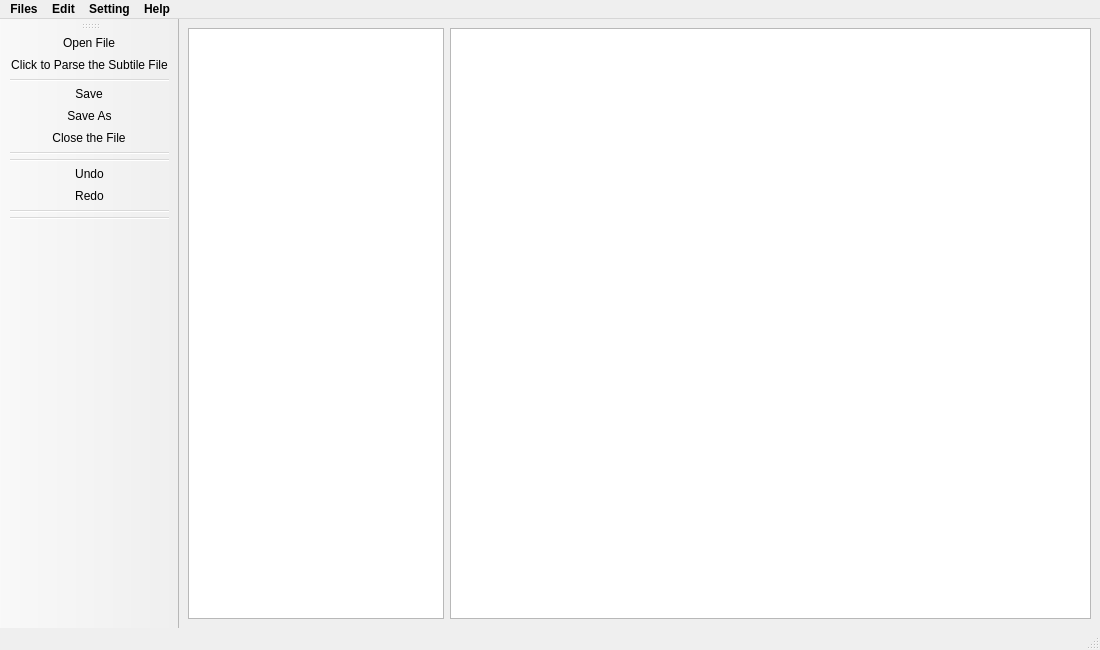
<?xml version="1.0" encoding="UTF-8"?>
<ui version="4.0">
 <class>MainInterface</class>
 <widget class="QMainWindow" name="MainInterface">
  <property name="geometry">
   <rect>
    <x>0</x>
    <y>0</y>
    <width>1100</width>
    <height>650</height>
   </rect>
  </property>
  <property name="minimumSize">
   <size>
    <width>0</width>
    <height>0</height>
   </size>
  </property>
  <property name="windowTitle">
   <string>MainWindow</string>
  </property>
  <property name="windowIcon">
   <iconset resource="icon.qrc">
    <normaloff>:/icon/SuParser.ico</normaloff>:/icon/SuParser.ico</iconset>
  </property>
  <property name="styleSheet">
   <string notr="true"/>
  </property>
  <widget class="QWidget" name="centralwidget">
   <property name="sizePolicy">
    <sizepolicy hsizetype="Preferred" vsizetype="Preferred">
     <horstretch>0</horstretch>
     <verstretch>0</verstretch>
    </sizepolicy>
   </property>
   <layout class="QGridLayout" name="gridLayout">
    <item row="1" column="2">
     <widget class="QTextEdit" name="textEdit">
      <property name="mouseTracking">
       <bool>false</bool>
      </property>
      <property name="layoutDirection">
       <enum>Qt::LeftToRight</enum>
      </property>
      <property name="autoFillBackground">
       <bool>true</bool>
      </property>
      <property name="styleSheet">
       <string notr="true"/>
      </property>
      <property name="frameShadow">
       <enum>QFrame::Plain</enum>
      </property>
      <property name="lineWidth">
       <number>0</number>
      </property>
     </widget>
    </item>
    <item row="1" column="0" colspan="2">
     <widget class="QListWidget" name="listWidget_Catalog">
      <property name="layoutDirection">
       <enum>Qt::LeftToRight</enum>
      </property>
      <property name="styleSheet">
       <string notr="true"/>
      </property>
      <property name="frameShadow">
       <enum>QFrame::Plain</enum>
      </property>
      <property name="lineWidth">
       <number>0</number>
      </property>
     </widget>
    </item>
   </layout>
  </widget>
  <widget class="QToolBar" name="toolBar">
   <property name="sizePolicy">
    <sizepolicy hsizetype="Fixed" vsizetype="Preferred">
     <horstretch>0</horstretch>
     <verstretch>0</verstretch>
    </sizepolicy>
   </property>
   <property name="windowTitle">
    <string>toolBar</string>
   </property>
   <property name="iconSize">
    <size>
     <width>27</width>
     <height>27</height>
    </size>
   </property>
   <attribute name="toolBarArea">
    <enum>LeftToolBarArea</enum>
   </attribute>
   <attribute name="toolBarBreak">
    <bool>false</bool>
   </attribute>
   <addaction name="actionOpen"/>
   <addaction name="actionClick_to_Parse_the_Subtile_File"/>
   <addaction name="separator"/>
   <addaction name="actionSave"/>
   <addaction name="actionSave_as"/>
   <addaction name="actionClose_the_Flie"/>
   <addaction name="separator"/>
   <addaction name="separator"/>
   <addaction name="actionUndo"/>
   <addaction name="actionRedo"/>
   <addaction name="separator"/>
   <addaction name="separator"/>
  </widget>
  <widget class="QStatusBar" name="statusbar"/>
  <widget class="QMenuBar" name="menubar">
   <property name="geometry">
    <rect>
     <x>0</x>
     <y>0</y>
     <width>1100</width>
     <height>21</height>
    </rect>
   </property>
   <property name="sizePolicy">
    <sizepolicy hsizetype="Maximum" vsizetype="Maximum">
     <horstretch>0</horstretch>
     <verstretch>0</verstretch>
    </sizepolicy>
   </property>
   <property name="font">
    <font>
     <weight>75</weight>
     <bold>true</bold>
    </font>
   </property>
   <property name="layoutDirection">
    <enum>Qt::LeftToRight</enum>
   </property>
   <property name="autoFillBackground">
    <bool>false</bool>
   </property>
   <property name="defaultUp">
    <bool>false</bool>
   </property>
   <property name="nativeMenuBar">
    <bool>true</bool>
   </property>
   <widget class="QMenu" name="menuFiles">
    <property name="title">
     <string>Files</string>
    </property>
    <property name="icon">
     <iconset resource="icon.qrc">
      <normaloff>:/pix/folder.png</normaloff>:/pix/folder.png</iconset>
    </property>
    <addaction name="actionOpen"/>
    <addaction name="actionClick_to_Parse_the_Subtile_File"/>
    <addaction name="separator"/>
    <addaction name="actionSave"/>
    <addaction name="actionSave_as"/>
    <addaction name="separator"/>
    <addaction name="actionClose_the_Flie"/>
   </widget>
   <widget class="QMenu" name="menuEdit">
    <property name="title">
     <string>Edit</string>
    </property>
    <property name="icon">
     <iconset resource="icon.qrc">
      <normaloff>:/pix/Edit8.png</normaloff>:/pix/Edit8.png</iconset>
    </property>
    <addaction name="separator"/>
    <addaction name="actionUndo"/>
    <addaction name="actionRedo"/>
    <addaction name="separator"/>
    <addaction name="actionCut"/>
    <addaction name="actionCopy"/>
    <addaction name="actionPaste"/>
   </widget>
   <widget class="QMenu" name="menuSetting">
    <property name="title">
     <string>Setting</string>
    </property>
    <property name="icon">
     <iconset resource="icon.qrc">
      <normaloff>:/pix/Setting8.png</normaloff>:/pix/Setting8.png</iconset>
    </property>
    <widget class="QMenu" name="menuTheme">
     <property name="title">
      <string>Theme</string>
     </property>
     <property name="icon">
      <iconset resource="icon.qrc">
       <normaloff>:/icon/Theme3.png</normaloff>
       <normalon>:/icon/Theme3.png</normalon>:/icon/Theme3.png</iconset>
     </property>
     <property name="toolTipsVisible">
      <bool>true</bool>
     </property>
     <addaction name="actionDefult_Theme"/>
     <addaction name="actionClassic_Theme"/>
     <addaction name="actionDark_Theme"/>
     <addaction name="actionLight_Theme"/>
    </widget>
    <widget class="QMenu" name="menuLanguage_2">
     <property name="title">
      <string>Language</string>
     </property>
     <property name="icon">
      <iconset resource="icon.qrc">
       <normaloff>:/pix/accessories-dictionary.png</normaloff>:/pix/accessories-dictionary.png</iconset>
     </property>
     <addaction name="actionChinese"/>
     <addaction name="actionEnglish"/>
    </widget>
    <addaction name="actionFont"/>
    <addaction name="menuTheme"/>
    <addaction name="menuLanguage_2"/>
   </widget>
   <widget class="QMenu" name="menuHelp">
    <property name="title">
     <string>Help</string>
    </property>
    <property name="icon">
     <iconset resource="icon.qrc">
      <normaloff>:/pix/home_help.png</normaloff>:/pix/home_help.png</iconset>
    </property>
    <addaction name="actionAbout_SuParser"/>
    <addaction name="actionHelp"/>
   </widget>
   <addaction name="menuFiles"/>
   <addaction name="menuEdit"/>
   <addaction name="menuSetting"/>
   <addaction name="menuHelp"/>
  </widget>
  <action name="actionOpen">
   <property name="icon">
    <iconset resource="icon.qrc">
     <normaloff>:/icon/Open4.png</normaloff>:/icon/Open4.png</iconset>
   </property>
   <property name="text">
    <string>Open File</string>
   </property>
   <property name="toolTip">
    <string>Open File</string>
   </property>
   <property name="shortcut">
    <string>Ctrl+O</string>
   </property>
  </action>
  <action name="actionSave">
   <property name="icon">
    <iconset resource="icon.qrc">
     <normaloff>:/icon/Save2.png</normaloff>:/icon/Save2.png</iconset>
   </property>
   <property name="text">
    <string>Save</string>
   </property>
   <property name="shortcut">
    <string>Ctrl+S</string>
   </property>
  </action>
  <action name="actionSave_as">
   <property name="icon">
    <iconset resource="icon.qrc">
     <normaloff>:/icon/SaveAs3.png</normaloff>:/icon/SaveAs3.png</iconset>
   </property>
   <property name="text">
    <string>Save As...</string>
   </property>
   <property name="shortcut">
    <string>Ctrl+Shift+S</string>
   </property>
  </action>
  <action name="actionClose_the_Flie">
   <property name="icon">
    <iconset resource="icon.qrc">
     <normaloff>:/icon/Close2.png</normaloff>:/icon/Close2.png</iconset>
   </property>
   <property name="text">
    <string>Close the File</string>
   </property>
   <property name="toolTip">
    <string>Close the File</string>
   </property>
   <property name="shortcut">
    <string>Ctrl+Q</string>
   </property>
  </action>
  <action name="actionUndo">
   <property name="icon">
    <iconset resource="icon.qrc">
     <normaloff>:/icon/Undo2.png</normaloff>:/icon/Undo2.png</iconset>
   </property>
   <property name="text">
    <string>Undo</string>
   </property>
   <property name="shortcut">
    <string>Ctrl+Z</string>
   </property>
  </action>
  <action name="actionRedo">
   <property name="icon">
    <iconset resource="icon.qrc">
     <normaloff>:/icon/Redo2.png</normaloff>:/icon/Redo2.png</iconset>
   </property>
   <property name="text">
    <string>Redo</string>
   </property>
   <property name="shortcut">
    <string>Ctrl+Y</string>
   </property>
  </action>
  <action name="actionPaste">
   <property name="icon">
    <iconset resource="icon.qrc">
     <normaloff>:/icon/Paste2.png</normaloff>:/icon/Paste2.png</iconset>
   </property>
   <property name="text">
    <string>Paste</string>
   </property>
   <property name="shortcut">
    <string>Ctrl+V</string>
   </property>
  </action>
  <action name="actionCut">
   <property name="icon">
    <iconset resource="icon.qrc">
     <normaloff>:/icon/cut.png</normaloff>:/icon/cut.png</iconset>
   </property>
   <property name="text">
    <string>Cut</string>
   </property>
   <property name="shortcut">
    <string>Ctrl+X</string>
   </property>
  </action>
  <action name="actionCopy">
   <property name="icon">
    <iconset resource="icon.qrc">
     <normaloff>:/icon/Copy2.png</normaloff>:/icon/Copy2.png</iconset>
   </property>
   <property name="text">
    <string>Copy</string>
   </property>
   <property name="shortcut">
    <string>Ctrl+C</string>
   </property>
  </action>
  <action name="actionFont">
   <property name="icon">
    <iconset resource="icon.qrc">
     <normaloff>:/icon/Font2.png</normaloff>:/icon/Font2.png</iconset>
   </property>
   <property name="text">
    <string>Font</string>
   </property>
   <property name="visible">
    <bool>true</bool>
   </property>
   <property name="iconVisibleInMenu">
    <bool>true</bool>
   </property>
   <property name="priority">
    <enum>QAction::NormalPriority</enum>
   </property>
  </action>
  <action name="actionDark_Theme">
   <property name="text">
    <string>Dark Theme</string>
   </property>
  </action>
  <action name="actionLight_Theme">
   <property name="text">
    <string>Light Theme</string>
   </property>
  </action>
  <action name="actionClassic_Theme">
   <property name="text">
    <string>Classic Theme</string>
   </property>
   <property name="iconVisibleInMenu">
    <bool>false</bool>
   </property>
  </action>
  <action name="actionDefult_Theme">
   <property name="text">
    <string>Defult Theme</string>
   </property>
  </action>
  <action name="actionAbout_SuParser">
   <property name="icon">
    <iconset resource="icon.qrc">
     <normaloff>:/icon/About.png</normaloff>:/icon/About.png</iconset>
   </property>
   <property name="text">
    <string>About SuParser ...</string>
   </property>
  </action>
  <action name="actionClick_to_Parse_the_Subtile_File">
   <property name="icon">
    <iconset resource="icon.qrc">
     <normaloff>:/icon/open.png</normaloff>:/icon/open.png</iconset>
   </property>
   <property name="text">
    <string>Click to Parse the Subtile File</string>
   </property>
   <property name="toolTip">
    <string>Click to Parse the Subtile File</string>
   </property>
   <property name="shortcut">
    <string>Ctrl+P</string>
   </property>
  </action>
  <action name="actionChinese">
   <property name="icon">
    <iconset resource="icon.qrc">
     <normaloff>:/pix/214.png</normaloff>:/pix/214.png</iconset>
   </property>
   <property name="text">
    <string>Chinese</string>
   </property>
  </action>
  <action name="actionEnglish">
   <property name="icon">
    <iconset resource="icon.qrc">
     <normaloff>:/pix/letter71.png</normaloff>:/pix/letter71.png</iconset>
   </property>
   <property name="text">
    <string>English</string>
   </property>
  </action>
  <action name="actionHelp">
   <property name="icon">
    <iconset resource="icon.qrc">
     <normaloff>:/pix/help8.png</normaloff>:/pix/help8.png</iconset>
   </property>
   <property name="text">
    <string>Help</string>
   </property>
  </action>
 </widget>
 <resources>
  <include location="icon.qrc"/>
 </resources>
 <connections/>
</ui>
